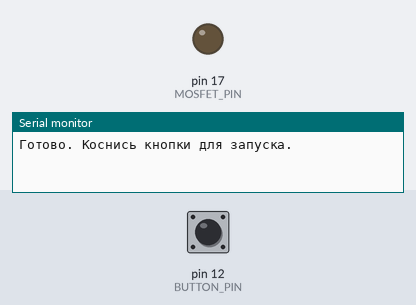
The sketch below on a simulated Arduino Uno, built for the host (arithmetic inside an expression is 32-bit, double 64-bit). Parts: output pins drawn as LEDs (lit = HIGH), the last lines printed to the serial monitor. Inputs (shaded band) come from the test bench; at power-on: pin 12 (BUTTON_PIN) LOW.

Above: at 1.2 s.
1.3 s: pin 12 (BUTTON_PIN) pulled HIGH for 1 s
At 1.9 s:
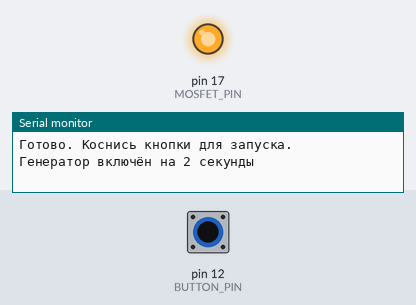
4.9 s: pin 12 (BUTTON_PIN) pulled HIGH for 3.2 s
At 8.5 s:
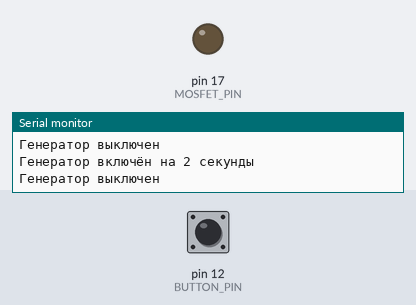
Timing chart, 0 to 10.0 s (numbered marks = the images above; inputs shaded):
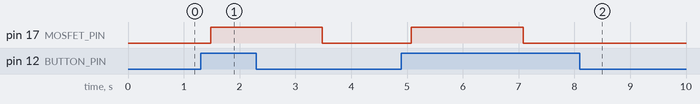

The sketch:

sketch_nov5_mosfet.ino
```cpp
const int BUTTON_PIN = 12;  // GPIO, к которому подключён OUT кнопки
const int MOSFET_PIN = 17;  // D17 → PWM модуля

const unsigned long TOUCH_MS = 180;
const unsigned long RUN_MS = 2000;

bool lastReading = LOW;
bool stableReading = HIGH;  // Сначала ждём, пока кнопка будет отпущена
bool motorRunning = false;

unsigned long changedAt = 0;
unsigned long motorStartedAt = 0;

void setup() {
  pinMode(MOSFET_PIN, OUTPUT);
  digitalWrite(MOSFET_PIN, LOW);
  pinMode(BUTTON_PIN, INPUT_PULLDOWN);

  Serial.begin(115200);
  Serial.println("Готово. Коснись кнопки для запуска.");
}

void loop() {
  const unsigned long now = millis();

  if (motorRunning && now - motorStartedAt >= RUN_MS) {
    digitalWrite(MOSFET_PIN, LOW);
    motorRunning = false;
    Serial.println("Генератор выключен");
  }

  const bool reading = digitalRead(BUTTON_PIN);

  if (reading != lastReading) {
    lastReading = reading;
    changedAt = now;
  }

  if (reading != stableReading && now - changedAt >= TOUCH_MS) {
    stableReading = reading;

    if (stableReading == HIGH && !motorRunning) {
      digitalWrite(MOSFET_PIN, HIGH);
      motorStartedAt = now;
      motorRunning = true;
      Serial.println("Генератор включён на 2 секунды");
    }
  }
}
```

Measured:
- after the input at 1.3 s, pin 17 (MOSFET_PIN): LOW → HIGH after 0.18 s, → LOW 2.0 s later
- after the input at 4.9 s, pin 17 (MOSFET_PIN): LOW → HIGH after 0.18 s, → LOW 2.0 s later
